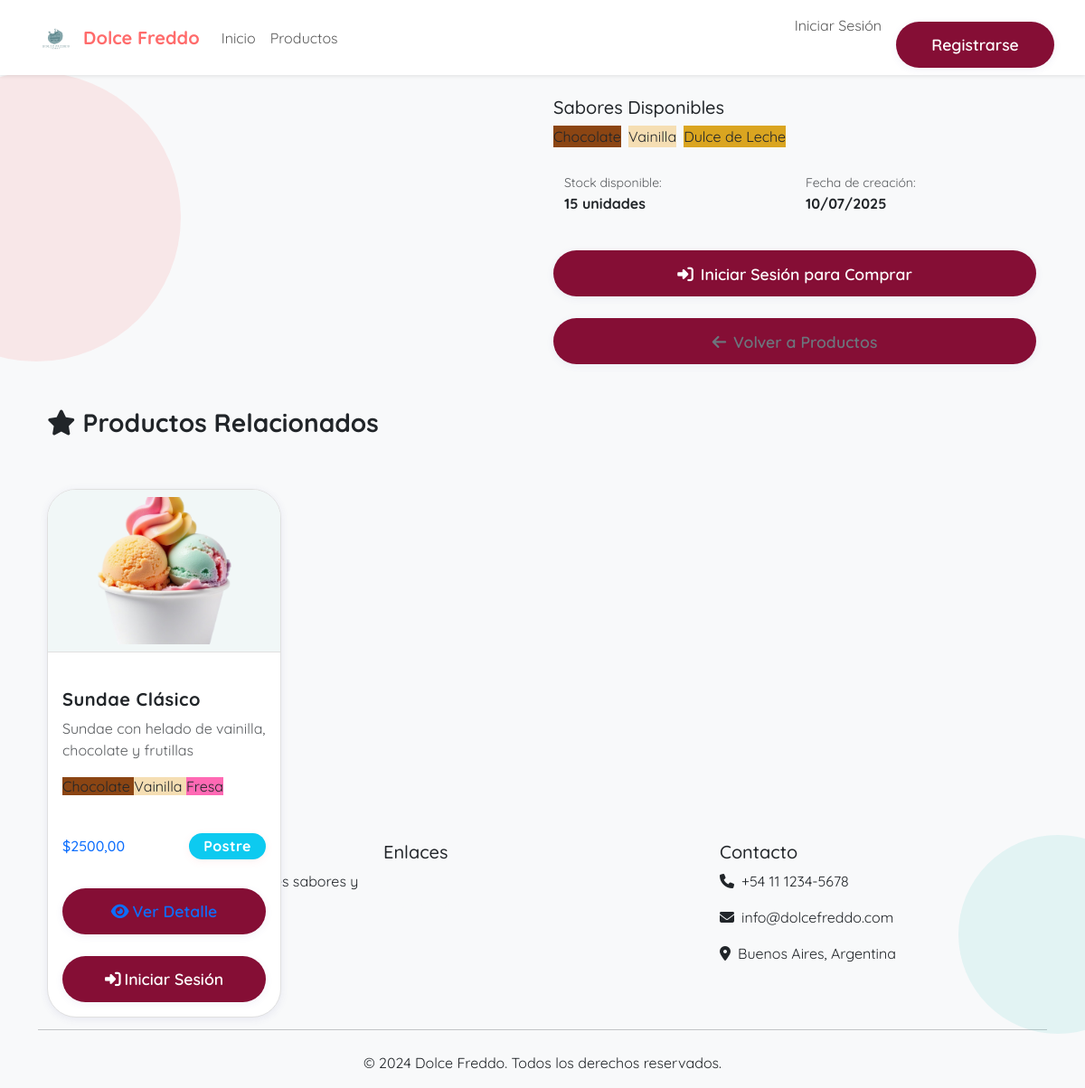
Screenshot of /producto/10/ with the database file from the repository.
### Inventario/models.py (models this page shows, shortened)
class Sabor(models.Model):
    nombre = models.CharField(max_length=100, unique=True)
    descripcion = models.TextField(blank=True)
    color = models.CharField(max_length=7, default='#000000', help_text="Color en formato hexadecimal")
    activo = models.BooleanField(default=True)

class Producto(models.Model):
    CATEGORIA_CHOICES = [
        ('helado', 'Helado'),
        ('postre', 'Postre'),
        ('bebida', 'Bebida'),
        ('accesorio', 'Accesorio'),
    ]
    nombre = models.CharField(max_length=100)
    descripcion = models.TextField(blank=True)
    precio = models.DecimalField(max_digits=8, decimal_places=2)
    stock = models.PositiveIntegerField(default=0)
    imagen = models.ImageField(upload_to='productos/', blank=True, null=True)
    categoria = models.CharField(max_length=20, choices=CATEGORIA_CHOICES, default='helado')
    sabores = models.ManyToManyField(Sabor, blank=True, related_name='productos')
    destacado = models.BooleanField(default=False)
    activo = models.BooleanField(default=True)
    fecha_creacion = models.DateTimeField(auto_now_add=True)
    fecha_actualizacion = models.DateTimeField(auto_now=True)
    class Meta:
        ordering = ['-fecha_creacion']

### Inventario/views.py (the view)
# urls.py: path('producto/<int:pk>/', producto_detalle, name='producto_detalle'),
def producto_detalle(request, pk):
    producto = get_object_or_404(Producto, pk=pk, activo=True)
    productos_relacionados = Producto.objects.filter(
        categoria=producto.categoria, activo=True
    ).exclude(pk=pk)[:4]
    context = {
        'producto': producto,
        'productos_relacionados': productos_relacionados,
    }
    return render(request, 'producto_detalle.html', context)

### Inventario/Templates/producto_detalle.html (shortened to what this page needs)
{% extends 'base.html' %}
{% block content %}
<div class="container py-5">
    <div class="row">
        <div class="col-lg-6 mb-4">
        </div>
        <div class="col-lg-6">
            <div class="mb-4">
                <h5>Descripción</h5>
                <p class="text-muted">{{ producto.descripcion }}</p>
            </div>
            {% if producto.sabores.all %}
            <div class="mb-4">
                <h5>Sabores Disponibles</h5>
                <div class="d-flex flex-wrap gap-2">
                    {% for sabor in producto.sabores.all %}
                    <span class="sabor-tag" style="background-color: {{ sabor.color }};">
                        {{ sabor.nombre }}
                    </span>
                    {% endfor %}
                </div>
            </div>
            {% endif %}
            <div class="mb-4">
                <div class="row">
                    <div class="col-6">
                        <small class="text-muted">Stock disponible:</small>
                        <div class="fw-bold">{{ producto.stock }} unidades</div>
                    </div>
                    <div class="col-6">
                        <small class="text-muted">Fecha de creación:</small>
                        <div class="fw-bold">{{ producto.fecha_creacion|date:"d/m/Y" }}</div>
                    </div>
                </div>
            </div>
            <div class="d-grid gap-2">
                {% if user.is_authenticated %}
                    <button class="btn btn-primary btn-lg agregar-carrito-detalle" data-producto-id="{{ producto.pk }}">
                        <i class="fas fa-cart-plus me-2"></i>Agregar al Carrito
                    </button>
                {% else %}
                    <a href="{% url 'login' %}" class="btn btn-primary btn-lg">
                        <i class="fas fa-sign-in-alt me-2"></i>Iniciar Sesión para Comprar
                    </a>
                {% endif %}
                <a href="{% url 'productos_lista' %}" class="btn btn-outline-secondary">
                    <i class="fas fa-arrow-left me-2"></i>Volver a Productos
                </a>
            </div>
        </div>
    </div>
    {% if productos_relacionados %}
    <div class="row mt-5">
        <div class="col-12">
            <h3 class="fw-bold mb-4">
                <i class="fas fa-star me-2"></i>Productos Relacionados
            </h3>
        </div>
        {% for producto_rel in productos_relacionados %}
        <div class="col-lg-3 col-md-6 mb-4">
            <div class="card producto-card h-100">
                {% if producto_rel.imagen %}
                    <img src="{{ producto_rel.imagen.url }}" class="card-img-top producto-imagen" alt="{{ producto_rel.nombre }}">
                {% else %}
                    <div class="card-img-top producto-imagen bg-light d-flex align-items-center justify-content-center">
                        <i class="fas fa-ice-cream text-muted" style="font-size: 3rem;"></i>
                    </div>
                {% endif %}
                <div class="card-body d-flex flex-column">
                    <h5 class="card-title">{{ producto_rel.nombre }}</h5>
                    <p class="card-text text-muted">{{ producto_rel.descripcion|truncatewords:8 }}</p>
                    {% if producto_rel.sabores.all %}
                    <div class="mb-3">
                        {% for sabor in producto_rel.sabores.all %}
                        <span class="sabor-tag" style="background-color: {{ sabor.color }};">
                            {{ sabor.nombre }}
                        </span>
                        {% endfor %}
                    </div>
                    {% endif %}
                    <div class="mt-auto">
                        <div class="d-flex justify-content-between align-items-center mb-3">
                            <span class="h6 text-primary mb-0">${{ producto_rel.precio }}</span>
                            <span class="badge bg-info">{{ producto_rel.get_categoria_display }}</span>
                        </div>
                        <div class="d-grid gap-2">
                            <a href="{% url 'producto_detalle' producto_rel.pk %}" class="btn btn-outline-primary btn-sm">
                                <i class="fas fa-eye me-1"></i>Ver Detalle
                            </a>
                            {% if user.is_authenticated %}
                            <button class="btn btn-primary btn-sm agregar-carrito" data-producto-id="{{ producto_rel.pk }}">
                                <i class="fas fa-cart-plus me-1"></i>Agregar al Carrito
                            </button>
                            {% else %}
                            <a href="{% url 'login' %}" class="btn btn-primary btn-sm">
                                <i class="fas fa-sign-in-alt me-1"></i>Iniciar Sesión
                            </a>
                            {% endif %}
                        </div>
                    </div>
                </div>
            </div>
        </div>
        {% endfor %}
    </div>
    {% endif %}
</div>
{% endblock %}

### Inventario/static/css/style.css (style rules this page uses)
* { margin: 0; padding: 0; box-sizing: border-box; font-family: 'Quicksand'; }
body { background-color: #f1f7f7; }
.btn { width: 100%; padding: 8px; border-radius: 8px; margin-top: 16px; border: none; cursor: pointer; font-size: 16px; font-weight: bold; background-color: #850e35; }
.card, .producto-card { border-radius: 2rem !important; box-shadow: 0 4px 24px 0 rgba(80, 80, 160, 0.10), 0 1.5px 6px 0 rgba(80, 80, 160, 0.08); border: none; background: #fff; transition: box-shadow 0.3s, transform 0.3s; max-width: 100%; overflow: hidden; min-height: 420px; display: flex; flex-direction: column; margin-bottom: 2rem; }
.card-body, .producto-card .card-body { width: 100%; box-sizing: border-box; flex: 1 1 auto; display: flex; flex-direction: column; justify-content: flex-start; overflow: hidden; }
.card-img-top, .producto-imagen { border-radius: 2rem 2rem 0 0 !important; background: #f1f7f7; border-bottom: 2px solid #e0e0e0; padding: 0.5rem; width: 100%; max-width: 100%; height: 200px; object-fit: cover; display: block; overflow: hidden; }
.card-title, .card-text, .producto-card .card-title, .producto-card .card-text { word-break: break-word; overflow-wrap: break-word; white-space: normal; }
.row { margin-left: 0; margin-right: 0; flex-wrap: wrap; }
.col-lg-3, .col-md-6, .col-lg-4, .col-md-4, .col-12, .col-md-6, .col-sm-12 { padding-left: 10px; padding-right: 10px; box-sizing: border-box; margin-bottom: 2rem; }
.card-title, h2, h1, .display-3 { font-family: 'Quicksand', 'DM Sans', 'Inter', Arial, sans-serif; font-weight: 700; letter-spacing: 0.5px; }
.badge.bg-danger, .badge.bg-success, .badge.bg-info { border-radius: 1rem; font-size: 1rem; padding: 0.4em 1em; letter-spacing: 0.5px; box-shadow: 0 2px 8px 0 rgba(255, 107, 107, 0.10); }
.btn, .btn-lg, .btn-outline-primary, .btn-primary { border-radius: 2rem !important; font-size: 1.1rem; font-weight: 600; padding: 0.7em 2em; box-shadow: 0 2px 8px 0 rgba(80, 80, 160, 0.08); transition: background 0.2s, color 0.2s, box-shadow 0.2s, transform 0.2s; }
body::before, body::after { content: ''; position: fixed; z-index: 0 !important; border-radius: 50%; opacity: 0.12; }
body::before { width: 320px; height: 320px; background: #ff6b6b; left: -120px; top: 80px; }
body::after { width: 220px; height: 220px; background: #4ecdc4; right: -80px; bottom: 60px; }
body::before, body::after { z-index: 0 !important; }
.badge, .btn { z-index: 2; position: relative; }
.card-title, h2, h1, .display-3 { text-overflow: ellipsis; overflow: hidden; white-space: nowrap; max-width: 100%; }
.card-text, .producto-card .card-text { max-height: 4.5em; overflow: hidden; text-overflow: ellipsis; }
.card, .producto-card { border-radius: 12px; box-shadow: 0 2px 8px rgba(80, 80, 160, 0.10); border: 1px solid #e0e0e0; background: #fff; margin-bottom: 1.5rem; transition: box-shadow 0.2s, transform 0.2s; }
.card-img-top, .producto-imagen { border-radius: 12px 12px 0 0 !important; background: #f1f7f7; border-bottom: 1px solid #e0e0e0; padding: 0.5rem; width: 100%; height: 180px; object-fit: cover; display: block; }
.card-body { padding-top: 2.5rem !important; position: relative; }
.sabor-tag { margin-bottom: 2px; }

### Inventario/Templates/base.html (style rules this page uses)
:root { --primary-color: #FF6B6B; --secondary-color: #4ECDC4; --accent-color: #FFE66D; --dark-color: #2C3E50; --light-color: #F8F9FA; }
body { font-family: 'Poppins', sans-serif; background-color: var(--light-color); }

### rows the page displays
Sabor: nombre "Chocolate"
Sabor: nombre "Vainilla"
Sabor: nombre "Dulce de Leche"
Producto: stock "15", fecha_creacion "10/07/2025"
Producto: imagen (picture), nombre "Sundae Clásico", descripcion "Sundae con helado de vainilla, chocolate y frutillas", precio "2500,00", categoria "Postre"
Sabor: nombre "Fresa"
